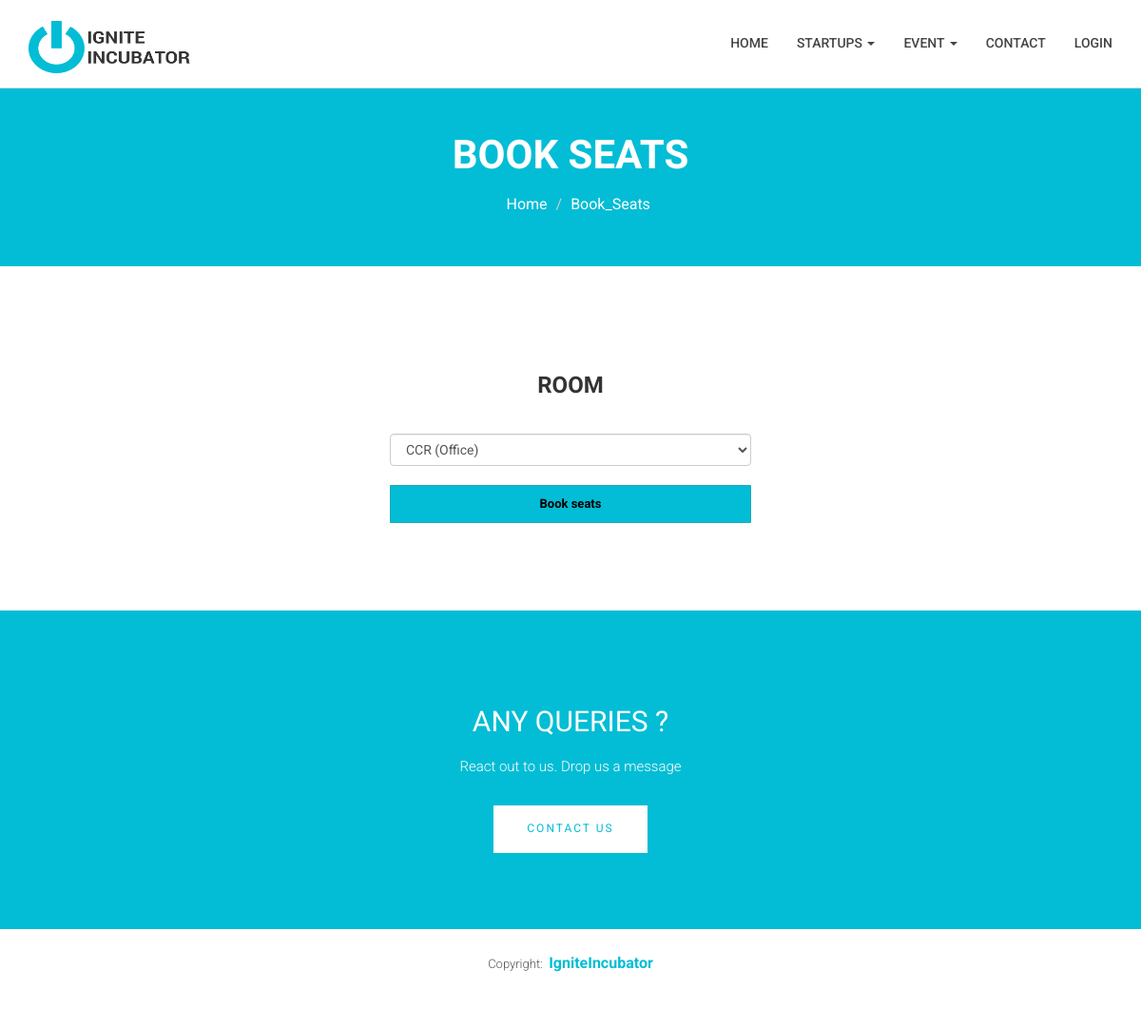
/room-manage/book_room/, run on an earlier commit of the app's database.
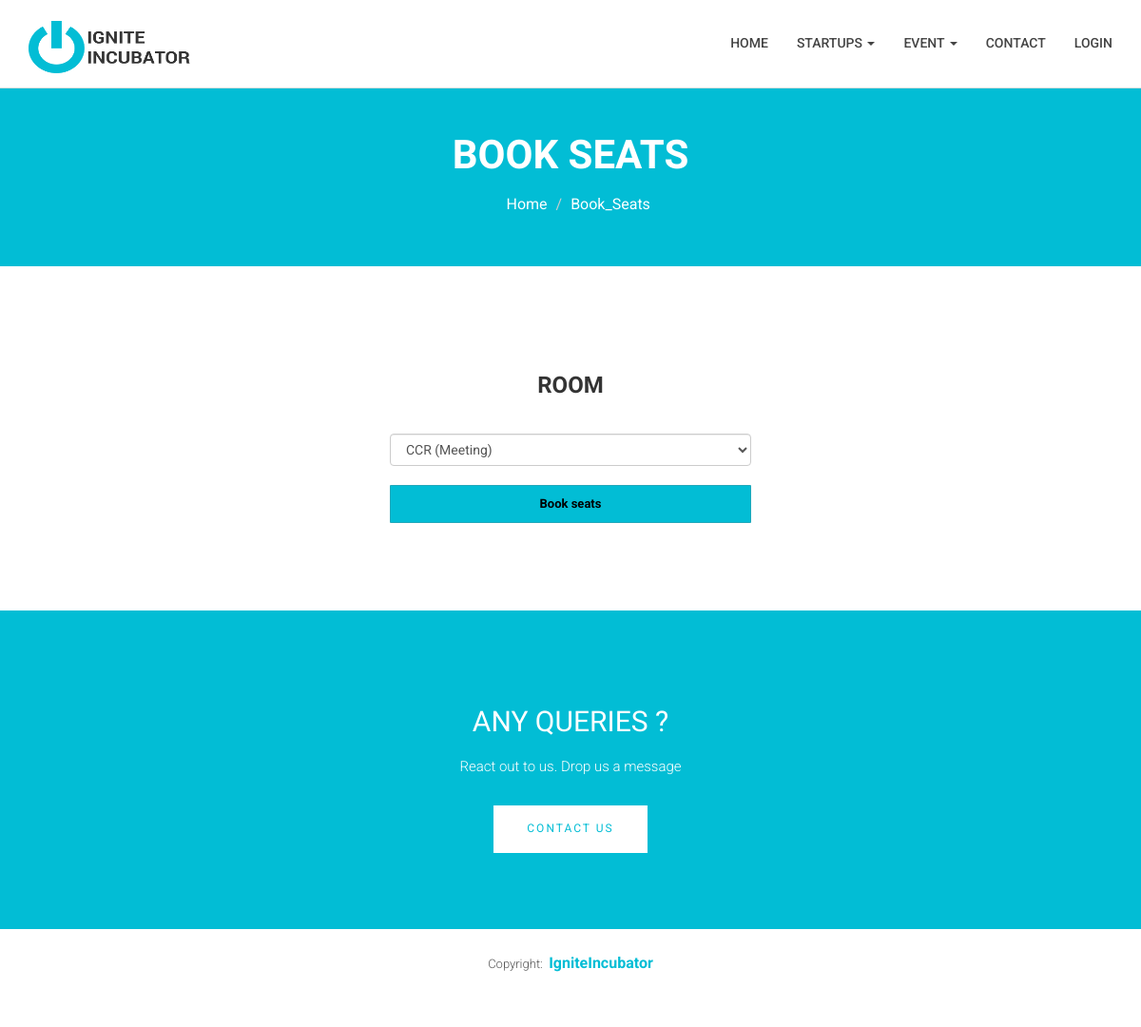
And on a later commit of the database.
### RoomManagement/models.py (models this page shows, shortened)
class Room(models.Model):
    ROOM_CHOICES = (
        (0,'Meeting'),
        (1,'Office'),
        (2,'Conference'),
    )
    room_no = models.TextField(unique=True)
    room_type = models.IntegerField(choices=ROOM_CHOICES, default=1)

### RoomManagement/views.py (the view, shortened to what this page needs)
# urls.py: path('book_room/', room_detail ,name='room_list'),
@csrf_exempt
def room_detail(request):
    rooms = Room.objects.all()
    room_list = []
    for room in rooms:
        room_list.append(model_to_dict(room))
    context = {'rooms': room_list}
    return render(request, "rooms/room_list.html", context=context)

### RoomManagement/templates/rooms/room_list.html
{% extends 'index.html' %}
{% block midcontent %}
        <section class="global-page-header">
            <div class="container">
                <div class="row">
                    <div class="col-md-12">
                        <div class="block">
                            <h2>BOOK SEATS</h2>
                            <ol class="breadcrumb">
                                <li>
                                    <a href="{% url "home" %}">
                                        <i class="ion-ios-home"></i>
                                        Home
                                    </a>
                                </li>
                                <li class="active">Book_Seats</li>
                            </ol>
                        </div>
                    </div>
                </div>
            </div>
        </section>
<section id="contact-section">
        <div class="row">
            <div class="col-md-4">
            </div>
            <div class="col-md-4 text-center">
                <div class="block">
               <center> <h2 class="subtitle wow fadeInDown" data-wow-duration="500ms" data-wow-delay=".3s">Room {{room.number}}</h2></center><br>
                    <center><div class="seats-form form">
                        <form method="POST" class="seats-form form">
                            <select class="form-control" name="room_num">
                                {% for room in rooms %}
                                    {% if room.room_type == 0 %}
                                        <option value="{{room.room_no}}">{{room.room_no}} (Meeting)</option>
                                    {% elif room.room_type == 1 %}
                                        <option value="{{room.room_no}}">{{room.room_no}} (Office)</option>
                                    {% elif room.room_type == 2 %}
                                        <option value="{{room.room_no}}">{{room.room_no}} (Conference)</option>
                                    {% endif %}
                                {% endfor %}
                            </select><br>
                            <input type="submit" class="form-control" style="background-color:#02bdd5;font-weight:bold;" value="Book seats">
                        </form>
                        </div></center>
                    </div>
                </div>
            </div>
</section>
{% endblock %}

What changed in the data, as far as the page shows it:
changed Room: room_num "CCR (Office)" → "CCR (Meeting)"
